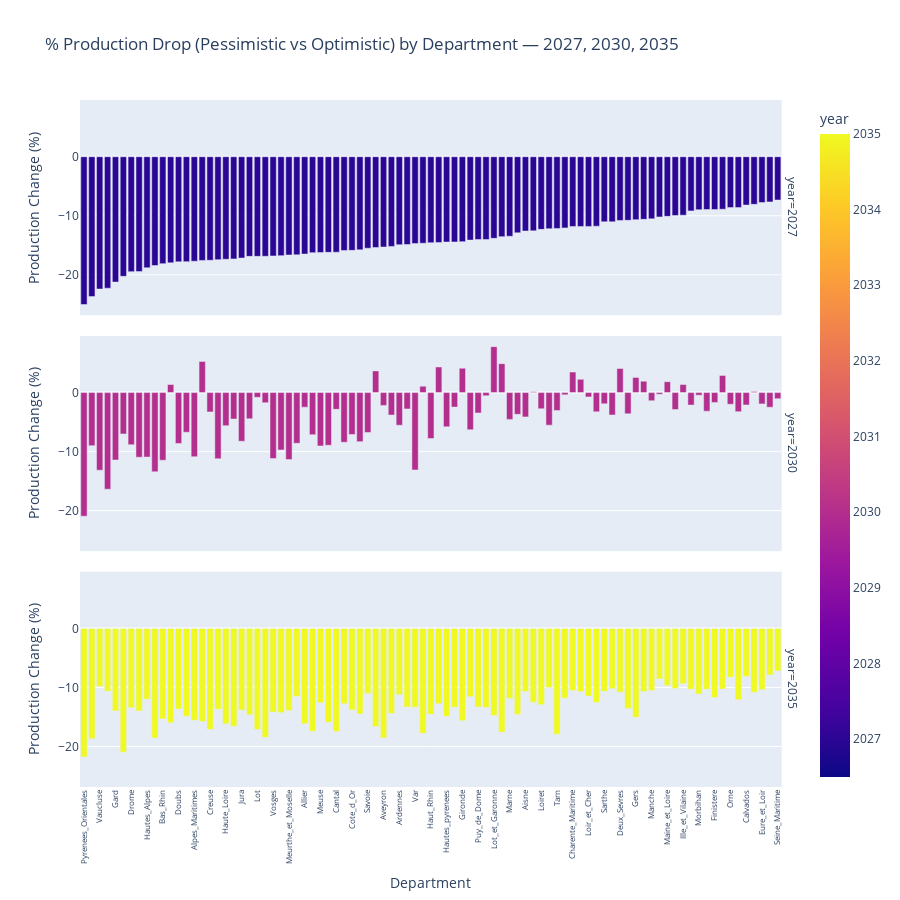

The notebook cell saved with this chart:
### Code cell
# Grouped bar chart: % production drop per department for each year
fig_drop = px.bar(
    focus_pivot.sort_values(["year", "drop_pct"]),
    x="department",
    y="drop_pct",
    color="year",
    facet_row="year",
    title="% Production Drop (Pessimistic vs Optimistic) by Department — 2027, 2030, 2035",
    labels={"drop_pct": "Production Change (%)", "department": "Department"},
    color_discrete_sequence=["#3498db", "#f39c12", "#9b59b6"],
    height=900,
)
fig_drop.update_xaxes(tickangle=-90, tickfont_size=8)
fig_drop.update_layout(showlegend=False)
fig_drop.show()

### Figure 1 — Plotly figure (JSON) as saved in the notebook; plotly's stock layout.template omitted (floating-point values rounded to 4 significant figures)
{"data": [{"hovertemplate": "year=%{marker.color}<br>Department=%{x}<br>Production Change (%)=%{y}<extra></extra>", "legendgroup": "", "marker": {"color": [2027, 2027, 2027, 2027, 2027, 2027, 2027, 2027, 2027, 2027, 2027, 2027, 2027, 2027, 2027, 2027, 2027, 2027, 2027, 2027, 2027, 2027, 2027, 2027, 2027, 2027, 2027, 2027, 2027, 2027, 2027, 2027, 2027, 2027, 2027, 2027, 2027, 2027, 2027, 2027, 2027, 2027, 2027, 2027, 2027, 2027, 2027, 2027, 2027, 2027, 2027, 2027, 2027, 2027, 2027, 2027, 2027, 2027, 2027, 2027, 2027, 2027, 2027, 2027, 2027, 2027, 2027, 2027, 2027, 2027, 2027, 2027, 2027, 2027, 2027, 2027, 2027, 2027, 2027, 2027, 2027, 2027, 2027, 2027, 2027, 2027, 2027, 2027, 2027], "coloraxis": "coloraxis", "pattern": {"shape": ""}}, "name": "", "orientation": "v", "showlegend": false, "textposition": "auto", "type": "bar", "x": ["Pyrenees_Orientales", "Ardeche", "Vaucluse", "Bouches_du_Rhone", "Gard", "Lozere", "Drome", "Alpes_de_Haute_Provence", "Hautes_Alpes", "Herault", "Bas_Rhin", "Haute_Vienne", "Doubs", "Rhone", "Alpes_Maritimes", "Dordogne", "Creuse", "Moselle", "Haute_Loire", "Loire", "Jura", "Saone_et_Loire", "Lot", "Correze", "Vosges", "Haute_Marne", "Meurthe_et_Moselle", "Isere", "Allier", "Aude", "Meuse", "Haute_Saone", "Cantal", "Ain", "Cote_d_Or", "Territoire_de_Belfort", "Savoie", "Tarn_et_Garonne", "Aveyron", "Ariege", "Ardennes", "Yonne", "Var", "Pyrenees_Atlantiques", "Haut_Rhin", "Charente", "Hautes_pyrenees", "Nievre", "Gironde", "Aube", "Puy_de_Dome", "Cher", "Lot_et_Garonne", "Landes", "Marne", "Haute_Garonne", "Aisne", "Indre", "Loiret", "Haute_Savoie", "Tarn", "Indre_et_Loire", "Charente_Maritime", "Vienne", "Loir_et_Cher", "Seine_et_Marne", "Sarthe", "Nord", "Deux_Sevres", "Essonne", "Gers", "Loire_Atlantique", "Manche", "Mayenne", "Maine_et_Loire", "Oise", "Ille_et_Vilaine", "Somme", "Morbihan", "Pas_de_Calais", "Finistere", "Vendee", "Orne", "Yvelines", "Calvados", "Cotes_d_Armor", "Eure_et_Loir", "Eure", "Seine_Maritime"], "xaxis": "x3", "y": [-25.04, -23.69, -22.42, -22.27, -21.24, -20.26, -19.47, -19.46, -18.83, -18.44, -18.11, -17.98, -17.8, -17.78, -17.7, -17.57, -17.55, -17.44, -17.37, -17.31, -17.17, -16.88, -16.88, -16.87, -16.81, -16.76, -16.65, -16.63, -16.49, -16.25, -16.23, -16.2, -16.18, -15.89, -15.86, -15.78, -15.5, -15.38, -15.3, -15.2, -14.91, -14.87, -14.72, -14.65, -14.57, -14.54, -14.45, -14.44, -14.39, -14.13, -14.03, -14.02, -13.83, -13.54, -13.47, -12.89, -12.58, -12.56, -12.31, -12.2, -12.16, -12.06, -11.81, -11.81, -11.81, -11.76, -11.03, -11.03, -10.8, -10.77, -10.67, -10.61, -10.53, -10.21, -10.1, -9.964, -9.909, -9.177, -8.982, -8.951, -8.938, -8.896, -8.624, -8.621, -8.194, -8.068, -7.76, -7.653, -7.335], "yaxis": "y3"}, {"hovertemplate": "year=%{marker.color}<br>Department=%{x}<br>Production Change (%)=%{y}<extra></extra>", "legendgroup": "", "marker": {"color": [2030, 2030, 2030, 2030, 2030, 2030, 2030, 2030, 2030, 2030, 2030, 2030, 2030, 2030, 2030, 2030, 2030, 2030, 2030, 2030, 2030, 2030, 2030, 2030, 2030, 2030, 2030, 2030, 2030, 2030, 2030, 2030, 2030, 2030, 2030, 2030, 2030, 2030, 2030, 2030, 2030, 2030, 2030, 2030, 2030, 2030, 2030, 2030, 2030, 2030, 2030, 2030, 2030, 2030, 2030, 2030, 2030, 2030, 2030, 2030, 2030, 2030, 2030, 2030, 2030, 2030, 2030, 2030, 2030, 2030, 2030, 2030, 2030, 2030, 2030, 2030, 2030, 2030, 2030, 2030, 2030, 2030, 2030, 2030, 2030, 2030, 2030, 2030, 2030], "coloraxis": "coloraxis", "pattern": {"shape": ""}}, "name": "", "orientation": "v", "showlegend": false, "textposition": "auto", "type": "bar", "x": ["Pyrenees_Orientales", "Bouches_du_Rhone", "Herault", "Vaucluse", "Var", "Bas_Rhin", "Gard", "Meurthe_et_Moselle", "Moselle", "Vosges", "Alpes_de_Haute_Provence", "Hautes_Alpes", "Alpes_Maritimes", "Haute_Marne", "Meuse", "Ardeche", "Haute_Saone", "Drome", "Doubs", "Isere", "Ain", "Territoire_de_Belfort", "Jura", "Haut_Rhin", "Aude", "Cote_d_Or", "Lozere", "Savoie", "Rhone", "Aube", "Hautes_pyrenees", "Haute_Loire", "Ardennes", "Haute_Savoie", "Marne", "Loire", "Saone_et_Loire", "Aisne", "Ariege", "Nord", "Haute_Garonne", "Essonne", "Puy_de_Dome", "Creuse", "Seine_et_Marne", "Yvelines", "Pas_de_Calais", "Tarn", "Oise", "Cantal", "Yonne", "Loiret", "Eure", "Allier", "Nievre", "Aveyron", "Somme", "Calvados", "Orne", "Eure_et_Loir", "Sarthe", "Correze", "Finistere", "Manche", "Seine_Maritime", "Lot", "Loir_et_Cher", "Cher", "Morbihan", "Indre_et_Loire", "Mayenne", "Indre", "Cotes_d_Armor", "Pyrenees_Atlantiques", "Haute_Vienne", "Ille_et_Vilaine", "Maine_et_Loire", "Loire_Atlantique", "Vienne", "Gers", "Vendee", "Charente_Maritime", "Tarn_et_Garonne", "Deux_Sevres", "Gironde", "Charente", "Landes", "Dordogne", "Lot_et_Garonne"], "xaxis": "x2", "y": [-20.94, -16.37, -13.41, -13.14, -13.11, -11.46, -11.43, -11.35, -11.21, -11.17, -10.95, -10.93, -10.86, -9.719, -9.031, -8.99, -8.922, -8.836, -8.62, -8.593, -8.422, -8.315, -8.244, -7.783, -7.122, -7.1, -7.005, -6.769, -6.716, -6.299, -5.797, -5.601, -5.524, -5.514, -4.539, -4.478, -4.431, -4.122, -3.808, -3.793, -3.679, -3.593, -3.45, -3.267, -3.263, -3.225, -3.145, -3.028, -2.877, -2.834, -2.763, -2.747, -2.482, -2.467, -2.461, -2.169, -2.122, -2.1, -1.973, -1.914, -1.91, -1.711, -1.666, -1.38, -1.031, -0.7964, -0.7331, -0.531, -0.4476, -0.3843, -0.2823, 0.1451, 0.1831, 1.075, 1.369, 1.374, 1.84, 1.939, 2.248, 2.576, 2.914, 3.478, 3.676, 4.093, 4.129, 4.345, 4.904, 5.282, 7.786], "yaxis": "y2"}, {"hovertemplate": "year=%{marker.color}<br>Department=%{x}<br>Production Change (%)=%{y}<extra></extra>", "legendgroup": "", "marker": {"color": [2035, 2035, 2035, 2035, 2035, 2035, 2035, 2035, 2035, 2035, 2035, 2035, 2035, 2035, 2035, 2035, 2035, 2035, 2035, 2035, 2035, 2035, 2035, 2035, 2035, 2035, 2035, 2035, 2035, 2035, 2035, 2035, 2035, 2035, 2035, 2035, 2035, 2035, 2035, 2035, 2035, 2035, 2035, 2035, 2035, 2035, 2035, 2035, 2035, 2035, 2035, 2035, 2035, 2035, 2035, 2035, 2035, 2035, 2035, 2035, 2035, 2035, 2035, 2035, 2035, 2035, 2035, 2035, 2035, 2035, 2035, 2035, 2035, 2035, 2035, 2035, 2035, 2035, 2035, 2035, 2035, 2035, 2035, 2035, 2035, 2035, 2035, 2035, 2035], "coloraxis": "coloraxis", "pattern": {"shape": ""}}, "name": "", "orientation": "v", "showlegend": false, "textposition": "auto", "type": "bar", "x": ["Pyrenees_Orientales", "Lozere", "Ardeche", "Herault", "Aveyron", "Correze", "Tarn", "Pyrenees_Atlantiques", "Landes", "Cantal", "Aude", "Lot", "Creuse", "Tarn_et_Garonne", "Loire", "Allier", "Haute_Loire", "Haute_Vienne", "Haute_Saone", "Dordogne", "Gironde", "Alpes_Maritimes", "Bas_Rhin", "Gers", "Rhone", "Hautes_pyrenees", "Lot_et_Garonne", "Saone_et_Loire", "Haute_Garonne", "Haut_Rhin", "Territoire_de_Belfort", "Ariege", "Haute_Marne", "Vosges", "Gard", "Alpes_de_Haute_Provence", "Meurthe_et_Moselle", "Jura", "Cote_d_Or", "Moselle", "Doubs", "Essonne", "Drome", "Cher", "Var", "Nievre", "Yonne", "Puy_de_Dome", "Loiret", "Ain", "Charente", "Meuse", "Seine_et_Marne", "Indre", "Yvelines", "Hautes_Alpes", "Marne", "Indre_et_Loire", "Finistere", "Aube", "Isere", "Loir_et_Cher", "Ardennes", "Morbihan", "Savoie", "Cotes_d_Armor", "Deux_Sevres", "Vienne", "Aisne", "Loire_Atlantique", "Sarthe", "Bouches_du_Rhone", "Charente_Maritime", "Manche", "Eure_et_Loir", "Pas_de_Calais", "Somme", "Vendee", "Nord", "Oise", "Haute_Savoie", "Vaucluse", "Maine_et_Loire", "Ille_et_Vilaine", "Mayenne", "Orne", "Calvados", "Eure", "Seine_Maritime"], "xaxis": "x", "y": [-21.77, -20.96, -18.67, -18.58, -18.54, -18.45, -17.91, -17.74, -17.56, -17.46, -17.41, -17.13, -17.11, -16.6, -16.56, -16.16, -16.14, -15.97, -15.88, -15.74, -15.62, -15.54, -15.32, -15.05, -14.88, -14.88, -14.73, -14.63, -14.58, -14.55, -14.49, -14.39, -14.29, -14.16, -13.99, -13.98, -13.89, -13.83, -13.81, -13.68, -13.62, -13.58, -13.42, -13.38, -13.36, -13.33, -13.31, -13.3, -12.91, -12.75, -12.74, -12.6, -12.55, -12.5, -12.08, -11.97, -11.88, -11.81, -11.69, -11.58, -11.51, -11.46, -11.24, -11.1, -11.04, -10.81, -10.79, -10.7, -10.68, -10.67, -10.65, -10.63, -10.53, -10.51, -10.39, -10.31, -10.29, -10.27, -10.21, -10.18, -10.02, -9.814, -9.676, -9.352, -8.549, -8.268, -8.157, -7.871, -7.192], "yaxis": "y"}], "layout": {"annotations": [{"font": {}, "showarrow": false, "text": "year=2035", "textangle": 90, "x": 0.98, "xanchor": "left", "xref": "paper", "y": 0.1567, "yanchor": "middle", "yref": "paper"}, {"font": {}, "showarrow": false, "text": "year=2030", "textangle": 90, "x": 0.98, "xanchor": "left", "xref": "paper", "y": 0.5, "yanchor": "middle", "yref": "paper"}, {"font": {}, "showarrow": false, "text": "year=2027", "textangle": 90, "x": 0.98, "xanchor": "left", "xref": "paper", "y": 0.8433, "yanchor": "middle", "yref": "paper"}], "barmode": "relative", "coloraxis": {"colorbar": {"title": {"text": "year"}}, "colorscale": [[0, "#0d0887"], [0.1111, "#46039f"], [0.2222, "#7201a8"], [0.3333, "#9c179e"], [0.4444, "#bd3786"], [0.5556, "#d8576b"], [0.6667, "#ed7953"], [0.7778, "#fb9f3a"], [0.8889, "#fdca26"], [1, "#f0f921"]]}, "height": 900, "legend": {"tracegroupgap": 0}, "showlegend": false, "title": {"text": "% Production Drop (Pessimistic vs Optimistic) by Department — 2027, 2030, 2035"}, "xaxis": {"anchor": "y", "domain": [0, 0.98], "tickangle": -90, "tickfont": {"size": 8}, "title": {"text": "Department"}}, "xaxis2": {"anchor": "y2", "domain": [0, 0.98], "matches": "x", "showticklabels": false, "tickangle": -90, "tickfont": {"size": 8}}, "xaxis3": {"anchor": "y3", "domain": [0, 0.98], "matches": "x", "showticklabels": false, "tickangle": -90, "tickfont": {"size": 8}}, "yaxis": {"anchor": "x", "domain": [0, 0.3133], "title": {"text": "Production Change (%)"}}, "yaxis2": {"anchor": "x2", "domain": [0.3433, 0.6567], "matches": "y", "title": {"text": "Production Change (%)"}}, "yaxis3": {"anchor": "x3", "domain": [0.6867, 1.0], "matches": "y", "title": {"text": "Production Change (%)"}}}}
